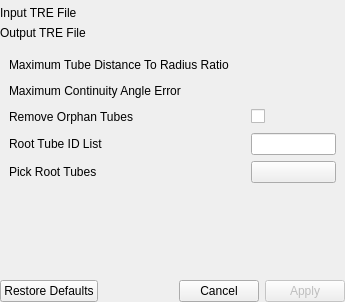
<?xml version="1.0" encoding="UTF-8"?>
<ui version="4.0">
 <class>qSlicerInteractiveTubesToTreeModuleWidget</class>
 <widget class="qSlicerWidget" name="qSlicerInteractiveTubesToTreeModuleWidget">
  <property name="enabled">
   <bool>true</bool>
  </property>
  <property name="geometry">
   <rect>
    <x>0</x>
    <y>0</y>
    <width>345</width>
    <height>302</height>
   </rect>
  </property>
  <property name="windowTitle">
   <string>Form</string>
  </property>
  <layout class="QVBoxLayout" name="verticalLayout">
   <property name="leftMargin">
    <number>0</number>
   </property>
   <property name="topMargin">
    <number>0</number>
   </property>
   <property name="rightMargin">
    <number>0</number>
   </property>
   <property name="bottomMargin">
    <number>0</number>
   </property>
   <item>
    <widget class="ctkCollapsibleButton" name="IOCollapsibleButton" native="true">
     <property name="text" stdset="0">
      <string>IO</string>
     </property>
     <layout class="QGridLayout" name="gridLayout_2">
      <property name="leftMargin">
       <number>0</number>
      </property>
      <property name="topMargin">
       <number>6</number>
      </property>
      <property name="rightMargin">
       <number>0</number>
      </property>
      <property name="bottomMargin">
       <number>0</number>
      </property>
      <property name="horizontalSpacing">
       <number>9</number>
      </property>
      <item row="0" column="0">
       <widget class="QLabel" name="InputLabel">
        <property name="sizePolicy">
         <sizepolicy hsizetype="Preferred" vsizetype="Minimum">
          <horstretch>0</horstretch>
          <verstretch>0</verstretch>
         </sizepolicy>
        </property>
        <property name="toolTip">
         <string>Input TRE file containing disjoint tubes</string>
        </property>
        <property name="text">
         <string>Input TRE File</string>
        </property>
       </widget>
      </item>
      <item row="0" column="1">
       <widget class="qMRMLNodeComboBox" name="InputSpacialObjectsNodeComboBox" native="true">
        <property name="sizePolicy">
         <sizepolicy hsizetype="Expanding" vsizetype="Fixed">
          <horstretch>0</horstretch>
          <verstretch>0</verstretch>
         </sizepolicy>
        </property>
        <property name="toolTip">
         <string>Input TRE file containing disjoint tubes</string>
        </property>
        <property name="nodeTypes" stdset="0">
         <stringlist>
          <string>vtkMRMLSpatialObjectsNode</string>
         </stringlist>
        </property>
        <property name="baseName" stdset="0">
         <string/>
        </property>
        <property name="addEnabled" stdset="0">
         <bool>false</bool>
        </property>
        <property name="editEnabled" stdset="0">
         <bool>false</bool>
        </property>
        <property name="renameEnabled" stdset="0">
         <bool>true</bool>
        </property>
       </widget>
      </item>
      <item row="1" column="0">
       <widget class="QLabel" name="OutputLabel">
        <property name="sizePolicy">
         <sizepolicy hsizetype="Preferred" vsizetype="Minimum">
          <horstretch>0</horstretch>
          <verstretch>0</verstretch>
         </sizepolicy>
        </property>
        <property name="toolTip">
         <string>Output TRE file containing a tree of tubes</string>
        </property>
        <property name="text">
         <string>Output TRE File </string>
        </property>
       </widget>
      </item>
      <item row="1" column="1">
       <widget class="qMRMLNodeComboBox" name="OutputSpacialObjectsNodeComboBox" native="true">
        <property name="enabled">
         <bool>false</bool>
        </property>
        <property name="sizePolicy">
         <sizepolicy hsizetype="Expanding" vsizetype="Fixed">
          <horstretch>0</horstretch>
          <verstretch>0</verstretch>
         </sizepolicy>
        </property>
        <property name="toolTip">
         <string>Output TRE file containing a tree of tubes</string>
        </property>
        <property name="nodeTypes" stdset="0">
         <stringlist>
          <string>vtkMRMLSpatialObjectsNode</string>
         </stringlist>
        </property>
        <property name="showHidden" stdset="0">
         <bool>true</bool>
        </property>
        <property name="baseName" stdset="0">
         <string>Output TRE File</string>
        </property>
        <property name="renameEnabled" stdset="0">
         <bool>true</bool>
        </property>
       </widget>
      </item>
     </layout>
    </widget>
   </item>
   <item>
    <widget class="ctkCollapsibleButton" name="AlgorithmParametersCollapsibleButton" native="true">
     <property name="text" stdset="0">
      <string>Algorithm Parameters</string>
     </property>
     <property name="collapsed" stdset="0">
      <bool>false</bool>
     </property>
     <layout class="QGridLayout" name="gridLayout_1">
      <item row="0" column="0">
       <widget class="QLabel" name="MaxTubeDistanceToRadiusRatioLabel">
        <property name="text">
         <string>Maximum Tube Distance To Radius Ratio</string>
        </property>
       </widget>
      </item>
      <item row="0" column="1">
       <spacer name="horizontalSpacer_2">
        <property name="orientation">
         <enum>Qt::Horizontal</enum>
        </property>
        <property name="sizeHint" stdset="0">
         <size>
          <width>30</width>
          <height>20</height>
         </size>
        </property>
       </spacer>
      </item>
      <item row="0" column="2">
       <widget class="qMRMLSliderWidget" name="MaxTubeDistanceToRadiusSliderWidget" native="true">
        <property name="toolTip">
         <string>Maximum allowed distance to radius ratio to connect tubes</string>
        </property>
        <property name="minimum" stdset="0">
         <double>0.000000000000000</double>
        </property>
        <property name="maximum" stdset="0">
         <double>200.000000000000000</double>
        </property>
        <property name="value" stdset="0">
         <double>2.000000000000000</double>
        </property>
        <property name="tickInterval" stdset="0">
         <double>0.100000000000000</double>
        </property>
       </widget>
      </item>
      <item row="1" column="0">
       <widget class="QLabel" name="MaxContinuityAngleErrorLabel">
        <property name="minimumSize">
         <size>
          <width>0</width>
          <height>0</height>
         </size>
        </property>
        <property name="text">
         <string>Maximum Continuity Angle Error</string>
        </property>
       </widget>
      </item>
      <item row="1" column="1">
       <spacer name="horizontalSpacer_3">
        <property name="orientation">
         <enum>Qt::Horizontal</enum>
        </property>
        <property name="sizeHint" stdset="0">
         <size>
          <width>30</width>
          <height>20</height>
         </size>
        </property>
       </spacer>
      </item>
      <item row="1" column="2">
       <widget class="qMRMLSliderWidget" name="MaxContinuityAngleErrorSliderWidget" native="true">
        <property name="toolTip">
         <string>Maximum continuity angle error</string>
        </property>
        <property name="minimum" stdset="0">
         <double>100.000000000000000</double>
        </property>
        <property name="maximum" stdset="0">
         <double>300.000000000000000</double>
        </property>
        <property name="value" stdset="0">
         <double>180.000000000000000</double>
        </property>
        <property name="tickInterval" stdset="0">
         <double>0.100000000000000</double>
        </property>
       </widget>
      </item>
      <item row="2" column="0">
       <widget class="QLabel" name="RemoveOrphanTubesLabel">
        <property name="text">
         <string>Remove Orphan Tubes</string>
        </property>
       </widget>
      </item>
      <item row="2" column="1">
       <spacer name="horizontalSpacer_4">
        <property name="orientation">
         <enum>Qt::Horizontal</enum>
        </property>
        <property name="sizeHint" stdset="0">
         <size>
          <width>30</width>
          <height>20</height>
         </size>
        </property>
       </spacer>
      </item>
      <item row="2" column="2">
       <widget class="QCheckBox" name="RemoveOrphanTubesCheckBox">
        <property name="toolTip">
         <string>Specify if orphan tubes should be removed</string>
        </property>
        <property name="text">
         <string/>
        </property>
        <property name="checked">
         <bool>false</bool>
        </property>
       </widget>
      </item>
      <item row="3" column="0">
       <widget class="QLabel" name="RootTubeIdListLabel">
        <property name="text">
         <string>Root Tube ID List</string>
        </property>
       </widget>
      </item>
      <item row="3" column="2">
       <widget class="QLineEdit" name="RootTubeIDListLineEdit">
        <property name="enabled">
         <bool>true</bool>
        </property>
        <property name="toolTip">
         <string>List of root tube Ids</string>
        </property>
       </widget>
      </item>
      <item row="3" column="1">
       <spacer name="horizontalSpacer_5">
        <property name="orientation">
         <enum>Qt::Horizontal</enum>
        </property>
        <property name="sizeHint" stdset="0">
         <size>
          <width>40</width>
          <height>20</height>
         </size>
        </property>
       </spacer>
      </item>
      <item row="4" column="2">
       <widget class="QPushButton" name="PickRootTubesPushButton">
        <property name="enabled">
         <bool>true</bool>
        </property>
        <property name="toolTip">
         <string>Place the fiducial on the root tube</string>
        </property>
        <property name="text">
         <string/>
        </property>
        <property name="checkable">
         <bool>true</bool>
        </property>
       </widget>
      </item>
      <item row="4" column="0">
       <widget class="QLabel" name="PickRootTubesLabel">
        <property name="text">
         <string>Pick Root Tubes</string>
        </property>
       </widget>
      </item>
      <item row="4" column="1">
       <spacer name="horizontalSpacer_6">
        <property name="orientation">
         <enum>Qt::Horizontal</enum>
        </property>
        <property name="sizeHint" stdset="0">
         <size>
          <width>40</width>
          <height>20</height>
         </size>
        </property>
       </spacer>
      </item>
     </layout>
    </widget>
   </item>
   <item>
    <spacer name="verticalSpacer">
     <property name="orientation">
      <enum>Qt::Vertical</enum>
     </property>
     <property name="sizeHint" stdset="0">
      <size>
       <width>20</width>
       <height>40</height>
      </size>
     </property>
    </spacer>
   </item>
   <item>
    <widget class="qSlicerCLIProgressBar" name="CLIProgressBar" native="true"/>
   </item>
   <item>
    <layout class="QHBoxLayout" name="horizontalLayout">
     <item>
      <widget class="QPushButton" name="RestoreDefaultsPushButton">
       <property name="enabled">
        <bool>true</bool>
       </property>
       <property name="text">
        <string>Restore Defaults</string>
       </property>
      </widget>
     </item>
     <item>
      <spacer name="horizontalSpacer">
       <property name="orientation">
        <enum>Qt::Horizontal</enum>
       </property>
       <property name="sizeHint" stdset="0">
        <size>
         <width>40</width>
         <height>20</height>
        </size>
       </property>
      </spacer>
     </item>
     <item>
      <widget class="QPushButton" name="CancelPushButton">
       <property name="enabled">
        <bool>true</bool>
       </property>
       <property name="text">
        <string>Cancel</string>
       </property>
       <property name="checkable">
        <bool>true</bool>
       </property>
      </widget>
     </item>
     <item>
      <widget class="QPushButton" name="ApplyPushButton">
       <property name="enabled">
        <bool>false</bool>
       </property>
       <property name="text">
        <string>Apply</string>
       </property>
       <property name="checkable">
        <bool>true</bool>
       </property>
      </widget>
     </item>
    </layout>
   </item>
  </layout>
 </widget>
 <customwidgets>
  <customwidget>
   <class>qMRMLNodeComboBox</class>
   <extends>QWidget</extends>
   <header>qMRMLNodeComboBox.h</header>
  </customwidget>
  <customwidget>
   <class>qSlicerWidget</class>
   <extends>QWidget</extends>
   <header>qSlicerWidget.h</header>
   <container>1</container>
  </customwidget>
  <customwidget>
   <class>ctkCollapsibleButton</class>
   <extends>QWidget</extends>
   <header>ctkCollapsibleButton.h</header>
   <container>1</container>
  </customwidget>
  <customwidget>
   <class>ctkSliderWidget</class>
   <extends>QWidget</extends>
   <header>ctkSliderWidget.h</header>
  </customwidget>
  <customwidget>
   <class>qMRMLSliderWidget</class>
   <extends>ctkSliderWidget</extends>
   <header>qMRMLSliderWidget.h</header>
  </customwidget>
  <customwidget>
   <class>qSlicerCLIProgressBar</class>
   <extends>QWidget</extends>
   <header>qSlicerCLIProgressBar.h</header>
   <container>1</container>
  </customwidget>
 </customwidgets>
 <resources/>
 <connections>
  <connection>
   <sender>qSlicerInteractiveTubesToTreeModuleWidget</sender>
   <signal>mrmlSceneChanged(vtkMRMLScene*)</signal>
   <receiver>InputSpacialObjectsNodeComboBox</receiver>
   <slot>setMRMLScene(vtkMRMLScene*)</slot>
   <hints>
    <hint type="sourcelabel">
     <x>222</x>
     <y>280</y>
    </hint>
    <hint type="destinationlabel">
     <x>195</x>
     <y>59</y>
    </hint>
   </hints>
  </connection>
  <connection>
   <sender>qSlicerInteractiveTubesToTreeModuleWidget</sender>
   <signal>mrmlSceneChanged(vtkMRMLScene*)</signal>
   <receiver>OutputSpacialObjectsNodeComboBox</receiver>
   <slot>setMRMLScene(vtkMRMLScene*)</slot>
   <hints>
    <hint type="sourcelabel">
     <x>408</x>
     <y>273</y>
    </hint>
    <hint type="destinationlabel">
     <x>408</x>
     <y>121</y>
    </hint>
   </hints>
  </connection>
 </connections>
 <slots>
  <signal>currentNodeChanged(vtkMRMLNode*)</signal>
  <slot>setSpatialObjectsNode(vtkMRMLNode*)</slot>
 </slots>
</ui>
